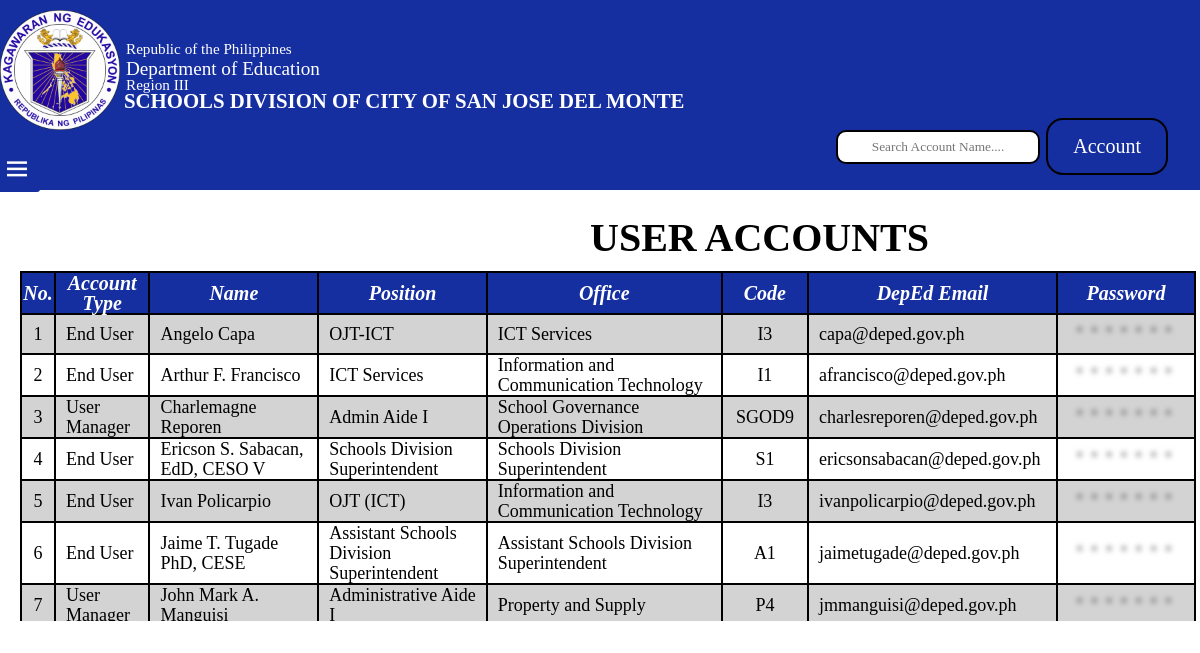
Page /Accounts_inventory.php on the earlier database version.
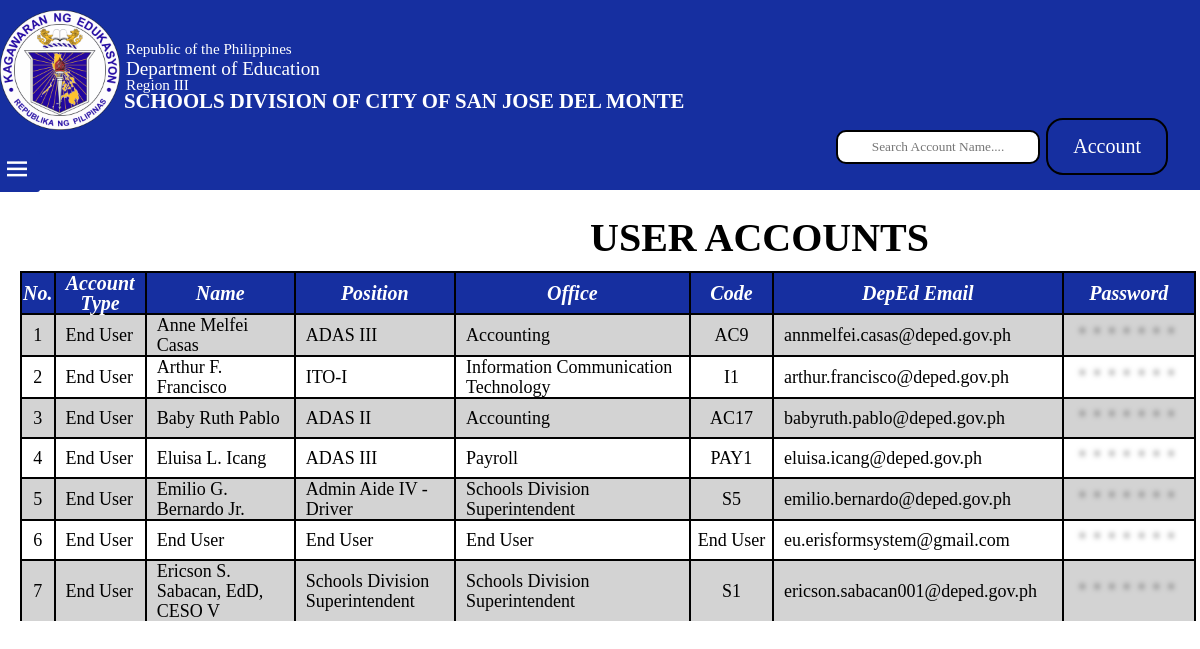
Same page on the later database version.
### tables this page shows
CREATE TABLE `ris_accounts` (
  `accountType` varchar(50) NOT NULL,
  `accountName` varchar(50) NOT NULL,
  `userPosition` varchar(50) NOT NULL,
  `userOffice` varchar(50) NOT NULL,
  `centerCode` varchar(50) NOT NULL,
  `depedEmail` varchar(50) DEFAULT NULL,
  `accountPass` varchar(30) DEFAULT NULL
);

### Accounts_inventory.php (the view, shortened to what this page needs)
<?php
    require_once("add_accounts&connection_table.php");
?>
<!DOCTYPE html>
<html lang="en">
<head>
    <link rel="stylesheet" href="Accounts_inventory.css">
    <link href='https://unpkg.com/boxicons@2.1.4/css/boxicons.min.css' rel='stylesheet'>
</head>
<body>
    <header>
        <img src="logo/depedlogo.png" alt="">
        <div class="searchbar">
            <input type="text" id="searchInput" placeholder="Search Account Name...." oninput="searchTable()">
        </div>
        <nav>
            <ul>
                <li>
                    <a href="#">Account</a>
                </li>
            </ul>
        </nav>
    </header>
    <div class="headerTitles">
        <h3>Republic of the Philippines</h3>
        <br>
        <h2>Department of Education</h2>
        <br>
        <h3>Region III</h3>
        <br>
        <h1>SCHOOLS DIVISION OF CITY OF SAN JOSE DEL MONTE</h1>
    </div>
    <h2>USER ACCOUNTS</h2>
    <div class="container">
        <label for="check">
            <span> <i class='bx bxs-x-circle' id="times"></i> </span>
            <span><i class='bx bx-menu' id="bars"></i></span>
        </label>
    </div>
    <div class="scroll">
        <table>
            <tr>
                <div class="headrow">
                    <th class="table-number">No.</th>
                    <th class="account-type">Account Type</th>
                    <th class="account-name">Name</th>
                    <th class="user-position">Position</th>
                    <th class="user-office">Office</th>
                    <th class="center-code">Code</th>
                    <th class="deped-email">DepEd Email</th>
                    <th class="account-pass">Password</th>
                </div>
            </tr>
            <tr>
                <div class="row2">
                    <?php
                        $selectQuery = "SELECT * FROM ris_accounts ORDER BY accountName ASC";
                        $result = mysqli_query($conn, $selectQuery);
                        $rowNumber = 1;
                        while($row = mysqli_fetch_assoc($result))
                        {
                    ?>
                        <td class="tableNo"><?php echo $rowNumber;?></td>
                        <td class ="align-account-type"><?php echo $row["accountType"];?></td>
                        <td class="align-account-name"><?php echo $row["accountName"];?></td>
                        <td class="align-userposition"><?php echo $row["userPosition"];?></td>
                        <td class ="align-useroffice"><?php echo $row["userOffice"];?></td>
                        <td class="centerCode"><?php echo $row["centerCode"];?></td>
                        <td class="align-depedemail"><?php echo $row["depedEmail"];?></td>
                        <td class="accountPass">*******</td>
            </tr>
                    <?php
                        $rowNumber++;
                        }
                    ?>
                </div>
</body>
</html>

Differences in the rows shown:
removed ris_accounts: accountType "End User", accountName "Angelo Capa", userPosition "OJT-ICT", userOffice "ICT Services", centerCode "I3", depedEmail "capa@deped.gov.ph"
removed ris_accounts: accountType "End User", accountName "Arthur F. Francisco", userPosition "ICT Services", userOffice "Information and Communication Technology", centerCode "I1", depedEmail "afrancisco@deped.gov.ph"
removed ris_accounts: accountType "User Manager", accountName "Charlemagne Reporen", userPosition "Admin Aide I", userOffice "School Governance Operations Division", centerCode "SGOD9", depedEmail "charlesreporen@deped.gov.ph"
removed ris_accounts: accountType "End User", accountName "Ericson S. Sabacan, EdD, CESO V", userPosition "Schools Division Superintendent", userOffice "Schools Division Superintendent", centerCode "S1", depedEmail "ericsonsabacan@deped.gov.ph"
removed ris_accounts: accountType "End User", accountName "Ivan Policarpio", userPosition "OJT (ICT)", userOffice "Information and Communication Technology", centerCode "I3", depedEmail "ivanpolicarpio@deped.gov.ph"
removed ris_accounts: accountType "End User", accountName "Jaime T. Tugade PhD, CESE", userPosition "Assistant Schools Division Superintendent", userOffice "Assistant Schools Division Superintendent", centerCode "A1", depedEmail "jaimetugade@deped.gov.ph"
removed ris_accounts: accountType "User Manager", accountName "John Mark A. Manguisi", userPosition "Administrative Aide I", userOffice "Property and Supply", centerCode "P4", depedEmail "jmmanguisi@deped.gov.ph"
added ris_accounts: accountType "End User", accountName "Anne Melfei Casas", userPosition "ADAS III", userOffice "Accounting", centerCode "AC9", depedEmail "annmelfei.casas@deped.gov.ph"
added ris_accounts: accountType "End User", accountName "Arthur F. Francisco", userPosition "ITO-I", userOffice "Information Communication Technology", centerCode "I1", depedEmail "arthur.francisco@deped.gov.ph"
added ris_accounts: accountType "End User", accountName "Baby Ruth Pablo", userPosition "ADAS II", userOffice "Accounting", centerCode "AC17", depedEmail "babyruth.pablo@deped.gov.ph"
added ris_accounts: accountType "End User", accountName "Eluisa L. Icang", userPosition "ADAS III", userOffice "Payroll", centerCode "PAY1", depedEmail "eluisa.icang@deped.gov.ph"
added ris_accounts: accountType "End User", accountName "Emilio G. Bernardo Jr.", userPosition "Admin Aide IV - Driver", userOffice "Schools Division Superintendent", centerCode "S5", depedEmail "emilio.bernardo@deped.gov.ph"
added ris_accounts: accountType "End User", accountName "End User", userPosition "End User", userOffice "End User", centerCode "End User", depedEmail "eu.erisformsystem@gmail.com"
added ris_accounts: accountType "End User", accountName "Ericson S. Sabacan, EdD, CESO V", userPosition "Schools Division Superintendent", userOffice "Schools Division Superintendent", centerCode "S1", depedEmail "ericson.sabacan001@deped.gov.ph"
